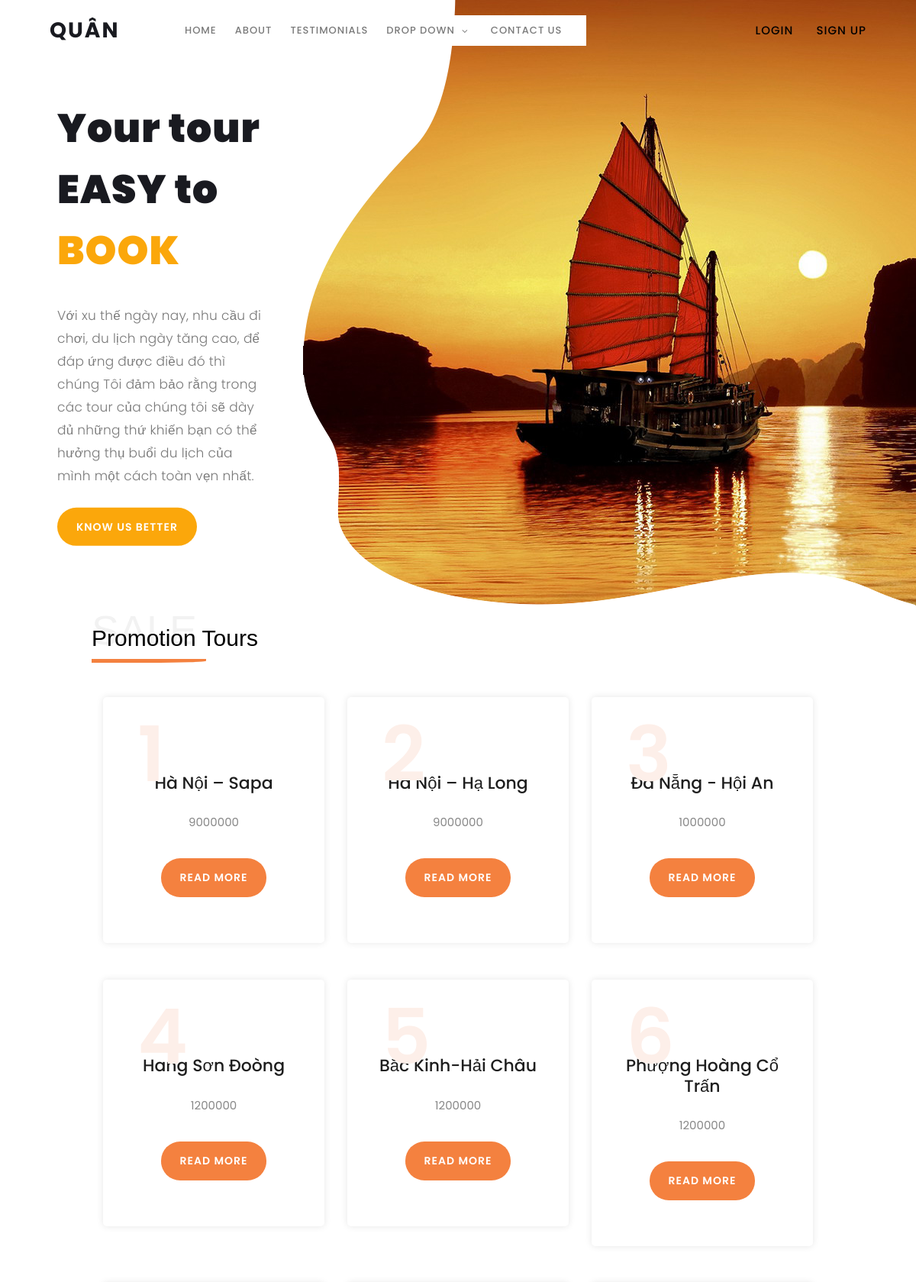
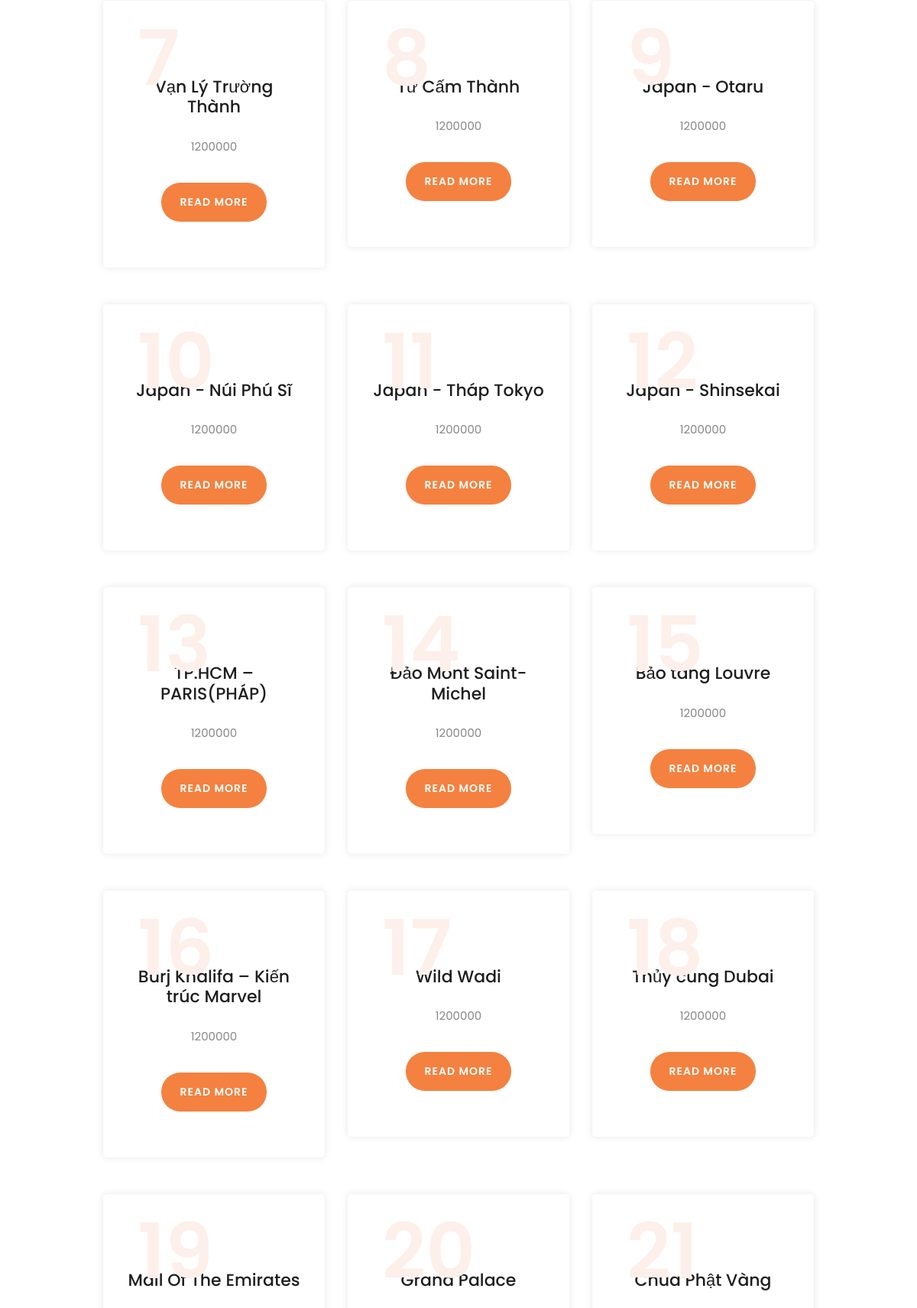
The page /originalWEB/index.php (upper part) on the database its author committed (2 pictures, top to bottom).
### tables this page shows
create table IF NOT EXISTS `tours`(
    `id_tour` int not null primary key AUTO_INCREMENT,
    `name_tour` varchar(255),
    `price` int CHECK (`price`>=1),
    `date_start` DATETIME,
    `date_end` DATETIME,
    `from_place` varchar(50),
    `description` TEXT,
    `people` int CHECK(`people`>=1),
    `remark` int CHECK(`remark`>=0 AND `remark`<=5),
    `img` TEXT,
    `id_cate` int,
    foreign key(`id_cate`) references `categories`(`id_category`)    
);

### originalWEB/connectDB.php (called while the page is built, shortened)
<?php
    class Connect{
        private $servername = "localhost";
        private $username= "root";
        private $password = "";
        private $dbname = "webtravel";
        public function __construct()
        {
            $this->con = new mysqli($this->servername, $this->username, $this->password, $this->dbname);
        }
    }
    class Action{
        public $con;
        public function __construct()
        {
            $this->con = new Connect();
        }
        public function display($tablename){
            $sql = "SELECT * FROM `$tablename`";
            $ketqua=$this->con->con->query($sql);
            return $ketqua;
        }
    }
    class Tours{
        public function __construct()
        {
            $this->action = new Action();
        }
    }
?>

### originalWEB/index.php (the view, shortened to what this page needs)
<!DOCTYPE html>
<html lang="en">
<head>
    <link rel="stylesheet" type="text/css" href="assets/css/bootstrap.min.css">
    <link rel="stylesheet" type="text/css" href="assets/css/font-awesome.css">
    <link rel="stylesheet" href="assets/css/templatemo-lava.css">
    <link rel="stylesheet" href="assets/css/owl-carousel.css">
</head>
<body>
    <header class="header-area header-sticky">
        <div class="container col-11">
            <div class="row">
                <div class="col-12">
                    <nav class="main-nav">
                        <a href="index.html" class="logo">
                           Quân
                        </a>
                        <ul class="nav">
                            <li class="scroll-to-section"><a href="#welcome" class="menu-item">Home</a></li>
                            <li class="scroll-to-section"><a href="#about" class="menu-item">About</a></li>
                            <li class="scroll-to-section"><a href="#testimonials" class="menu-item">Testimonials</a>
                            </li>
                            <li class="submenu">
                                <a href="javascript:;">Drop Down</a>
                            </li>
                            <li class="scroll-to-section"><a href="#contact-us" class="menu-item">Contact Us</a></li>
                        </ul>
                        <a href="signup.php" class="logo1">
                            sign up
                         </a>
                        <a href="login.php" class="logo1">
                            login
                         </a>
                    </nav>
                </div>
            </div>
        </div>
    </header>
    <div class="div__Homepage">
        <div class="welcome-area" data-scroll-reveal="enter right move 30px over 0.6s after 0.4s" id="welcome">
            <div class="header-text">
                <div class="container">
                    <div class="row">
                        <div class="left-text col-lg-6 col-md-12 col-sm-12 col-xs-12" data-scroll-reveal="enter left move 30px over 0.6s after 0.4s">
                            <h1>Your tour EASY to <em>BOOK</em></h1>
                            <p>Với xu thế ngày nay, nhu cầu đi chơi, du lịch ngày tăng cao, để đáp ứng được điều đó thì chúng Tôi đảm bảo rằng trong các tour của chúng tôi sẽ dày đủ những thứ khiến bạn có thể hưởng thụ buổi du lịch của mình một cách toàn vẹn nhất. </p>
                            <a href="#about" target="" class="main-button-slider">KNOW US BETTER</a>
                        </div>
                    </div>
                </div>
            </div>
        </div>
        <div class="div__Homepage--content">
            <div class="special-tour__tittle" data-scroll-reveal="enter right move 30px over 0.6s after 0.4s">
                <div class="section-tittle">
                    <h3>Sale</h3>
                    <div class="section-tittle__line-under"></div>
                    <p>Promotion Tours </p>
                </div>
            </div>
            <section class="section" id="about">
                <div class="container">
                    <div class="row">
                        <?php
                        include "connectDB.php";
                        $obj = new Tours();
                        $ketqua=$obj->action->display($obj->tablename);
                        while($row=$ketqua->fetch_assoc()){?>
                            <div class="col-lg-4 col-md-6 col-sm-12 col-xs-12 mb-5" data-scroll-reveal="enter left move 30px over 0.6s after 0.4s">
                            <div class="features-item">
                                <div class="features-icon">
                                    <h2><?php echo $row['id_tour']?></h2>
                                    <h4><?php echo $row['name_tour']?></h4>
                                    <p><?php echo $row['price']?></p>
                                    <a href="detailtour.php?id=<?php echo $row['id_tour']?>" class="main-button">
                                Read More
                            </a>
                                </div>
                            </div>
                        </div>
                        <?php
                        }
                        ?>
                    </div>
                </div>
            </section>
        </div>
    </div>
</body>
</html>

### rows shown on the page
tours: id_tour "1", name_tour "Hà Nội – Sapa", price "9000000"
tours: id_tour "2", name_tour "Hà Nội – Hạ Long", price "9000000"
tours: id_tour "3", name_tour "Đà Nẵng - Hội An", price "1000000"
tours: id_tour "4", name_tour "Hang Sơn Đoòng", price "1200000"
tours: id_tour "5", name_tour "Bắc Kinh-Hải Châu", price "1200000"
tours: id_tour "6", name_tour "Phượng Hoàng Cổ Trấn", price "1200000"
tours: id_tour "7", name_tour "Vạn Lý Trường Thành", price "1200000"
tours: id_tour "8", name_tour "Tử Cấm Thành", price "1200000"
tours: id_tour "9", name_tour "Japan - Otaru", price "1200000"
tours: id_tour "10", name_tour "Japan - Núi Phú Sĩ", price "1200000"
tours: id_tour "11", name_tour "Japan - Tháp Tokyo", price "1200000"
tours: id_tour "12", name_tour "Japan - Shinsekai", price "1200000"
tours: id_tour "13", name_tour "TP.HCM – PARIS(PHÁP)", price "1200000"
tours: id_tour "14", name_tour "Đảo Mont Saint-Michel", price "1200000"
tours: id_tour "15", name_tour "Bảo tàng Louvre", price "1200000"
tours: id_tour "16", name_tour "Burj Khalifa – Kiến trúc Marvel", price "1200000"
tours: id_tour "17", name_tour "Wild Wadi", price "1200000"
tours: id_tour "18", name_tour "Thủy cung Dubai", price "1200000"
tours: id_tour "19", name_tour "Mall Of The Emirates"
tours: id_tour "20", name_tour "Grand Palace"
tours: id_tour "21", name_tour "Chùa Phật Vàng"
